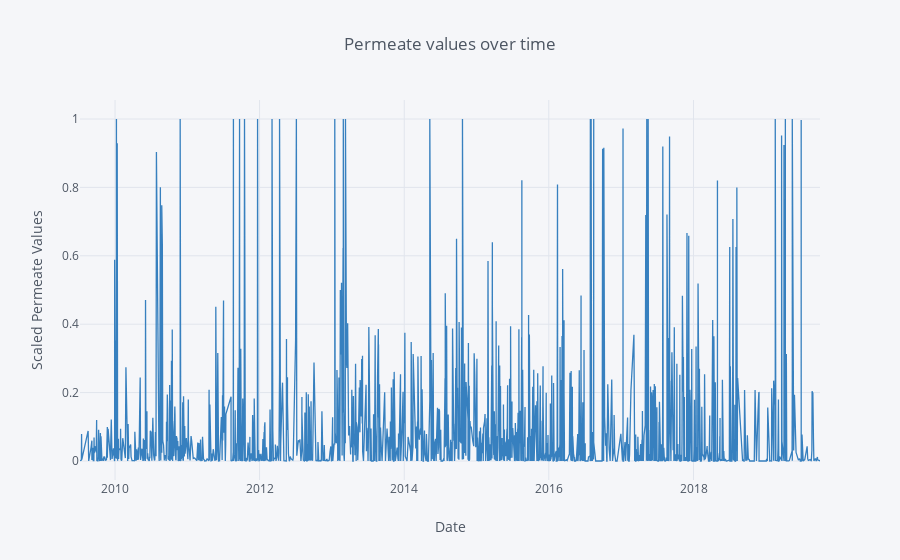

The notebook cell saved with this chart:
### Markdown cell above
## Plot of scaled data

It can be seen that there are periods of high permeate values (above 0.4). Generally, the reduction in the high permeate values would be due to the new membranes being installed which would cause the permeate values to return to normal values.

### Code cell
df_uf.iplot(x='sample_created_date', y='mean_value_scaled', xTitle='Date', yTitle='Scaled Permeate Values',title='Permeate values over time', colors='blue')

### Figure 1 — Plotly figure (JSON) as saved in the notebook; plotly's stock layout.template omitted (floating-point values rounded to 4 significant figures; data arrays with more than 128 entries replaced by an {"elided": "..."} marker saying what was removed)
{"data": [{"line": {"color": "rgba(55, 128, 191, 1.0)", "dash": "solid", "shape": "linear", "width": 1.3}, "mode": "lines", "name": "mean_value_scaled", "text": "", "type": "scatter", "uid": "2a873557-b63b-494c-93e0-0e5aeaa80d4a", "x": {"elided": "2193 str values"}, "y": {"elided": "2193 float values"}}], "layout": {"legend": {"bgcolor": "#F5F6F9", "font": {"color": "#4D5663"}}, "paper_bgcolor": "#F5F6F9", "plot_bgcolor": "#F5F6F9", "title": {"font": {"color": "#4D5663"}, "text": "Permeate values over time"}, "xaxis": {"gridcolor": "#E1E5ED", "showgrid": true, "tickfont": {"color": "#4D5663"}, "title": {"font": {"color": "#4D5663"}, "text": "Date"}, "zerolinecolor": "#E1E5ED"}, "yaxis": {"gridcolor": "#E1E5ED", "showgrid": true, "tickfont": {"color": "#4D5663"}, "title": {"font": {"color": "#4D5663"}, "text": "Scaled Permeate Values"}, "zerolinecolor": "#E1E5ED"}}}
